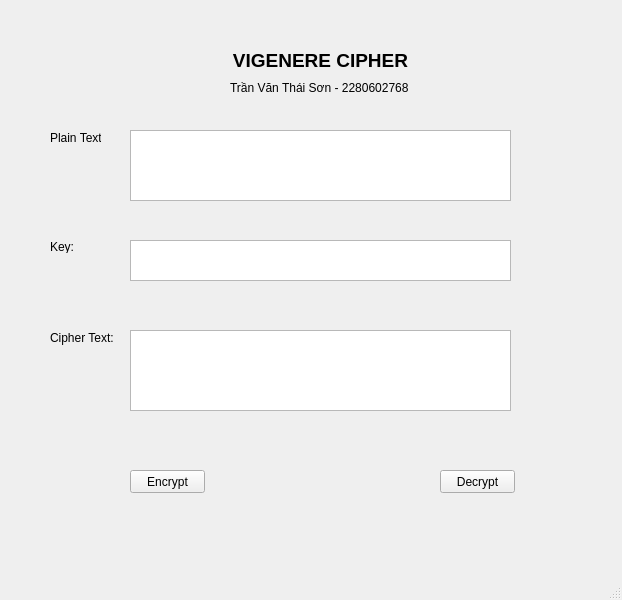
<?xml version="1.0" encoding="UTF-8"?>
<ui version="4.0">
 <class>MainWindow</class>
 <widget class="QMainWindow" name="MainWindow">
  <property name="geometry">
   <rect>
    <x>0</x>
    <y>0</y>
    <width>622</width>
    <height>600</height>
   </rect>
  </property>
  <property name="windowTitle">
   <string>MainWindow</string>
  </property>
  <widget class="QWidget" name="centralwidget">
   <widget class="QLabel" name="label">
    <property name="geometry">
     <rect>
      <x>220</x>
      <y>40</y>
      <width>201</width>
      <height>41</height>
     </rect>
    </property>
    <property name="text">
     <string>&lt;html&gt;&lt;head/&gt;&lt;body&gt;&lt;p align=&quot;center&quot;&gt;&lt;span style=&quot; font-size:14pt; font-weight:600;&quot;&gt;VIGENERE CIPHER&lt;/span&gt;&lt;/p&gt;&lt;/body&gt;&lt;/html&gt;</string>
    </property>
   </widget>
   <widget class="QLabel" name="label_2">
    <property name="geometry">
     <rect>
      <x>50</x>
      <y>130</y>
      <width>51</width>
      <height>16</height>
     </rect>
    </property>
    <property name="text">
     <string>Plain Text:</string>
    </property>
   </widget>
   <widget class="QTextEdit" name="txt_plain_text">
    <property name="geometry">
     <rect>
      <x>130</x>
      <y>130</y>
      <width>381</width>
      <height>71</height>
     </rect>
    </property>
   </widget>
   <widget class="QTextEdit" name="txt_key">
    <property name="geometry">
     <rect>
      <x>130</x>
      <y>240</y>
      <width>381</width>
      <height>41</height>
     </rect>
    </property>
   </widget>
   <widget class="QLabel" name="label_3">
    <property name="geometry">
     <rect>
      <x>50</x>
      <y>240</y>
      <width>47</width>
      <height>13</height>
     </rect>
    </property>
    <property name="text">
     <string>Key:</string>
    </property>
   </widget>
   <widget class="QLabel" name="label_4">
    <property name="geometry">
     <rect>
      <x>50</x>
      <y>330</y>
      <width>71</width>
      <height>16</height>
     </rect>
    </property>
    <property name="text">
     <string>Cipher Text:</string>
    </property>
   </widget>
   <widget class="QTextEdit" name="txt_cipher_text">
    <property name="geometry">
     <rect>
      <x>130</x>
      <y>330</y>
      <width>381</width>
      <height>81</height>
     </rect>
    </property>
   </widget>
   <widget class="QPushButton" name="btn_encrypt">
    <property name="geometry">
     <rect>
      <x>130</x>
      <y>470</y>
      <width>75</width>
      <height>23</height>
     </rect>
    </property>
    <property name="text">
     <string>Encrypt</string>
    </property>
   </widget>
   <widget class="QPushButton" name="btn_decrypt">
    <property name="geometry">
     <rect>
      <x>440</x>
      <y>470</y>
      <width>75</width>
      <height>23</height>
     </rect>
    </property>
    <property name="text">
     <string>Decrypt</string>
    </property>
   </widget>
   <widget class="QLabel" name="label_5">
    <property name="geometry">
     <rect>
      <x>230</x>
      <y>80</y>
      <width>201</width>
      <height>16</height>
     </rect>
    </property>
    <property name="text">
     <string>Trần Văn Thái Sơn - 2280602768</string>
    </property>
   </widget>
  </widget>
  <widget class="QMenuBar" name="menubar">
   <property name="geometry">
    <rect>
     <x>0</x>
     <y>0</y>
     <width>622</width>
     <height>21</height>
    </rect>
   </property>
  </widget>
  <widget class="QStatusBar" name="statusbar"/>
 </widget>
 <resources/>
 <connections/>
</ui>
